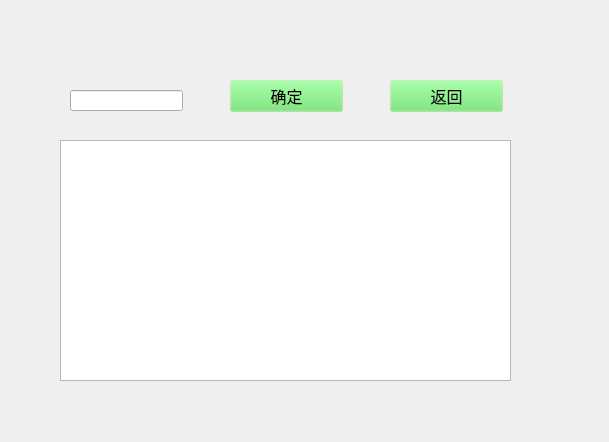
<?xml version="1.0" encoding="UTF-8"?>
<ui version="4.0">
 <class>Query</class>
 <widget class="QWidget" name="Query">
  <property name="geometry">
   <rect>
    <x>0</x>
    <y>0</y>
    <width>609</width>
    <height>442</height>
   </rect>
  </property>
  <property name="windowTitle">
   <string>Form</string>
  </property>
  <widget class="QTableView" name="tableView">
   <property name="geometry">
    <rect>
     <x>60</x>
     <y>140</y>
     <width>451</width>
     <height>241</height>
    </rect>
   </property>
   <property name="font">
    <font>
     <family>微软雅黑</family>
     <pointsize>12</pointsize>
    </font>
   </property>
  </widget>
  <widget class="QLineEdit" name="name">
   <property name="geometry">
    <rect>
     <x>70</x>
     <y>90</y>
     <width>113</width>
     <height>21</height>
    </rect>
   </property>
   <property name="font">
    <font>
     <family>微软雅黑</family>
     <pointsize>11</pointsize>
    </font>
   </property>
  </widget>
  <widget class="QPushButton" name="confirm">
   <property name="geometry">
    <rect>
     <x>230</x>
     <y>80</y>
     <width>113</width>
     <height>32</height>
    </rect>
   </property>
   <property name="font">
    <font>
     <family>微软雅黑</family>
     <pointsize>12</pointsize>
    </font>
   </property>
   <property name="styleSheet">
    <string notr="true"> QPushButton{
                background-color:rgba(100,225,100,30);//背景色（也可以设置图片）
  border-style:outset; //边框样式（inset/outset）
  border-width:4px;  //边框宽度像素
border-radius:10px;        //边框圆角半径像素
border-color:rgba(255,255,255,30);    //边框padding:6px;                //填衬
                }
                //鼠标按下样式
                QPushButton:pressed{
                background-color:rgba(100,255,100,200);
                border-color:rgba(255,255,255,30);
                border-style:inset;
                color:rgba(0,0,0,100);
                }
                //鼠标悬停样式
                QPushButton:hover{
                background-color:rgba(100,255,100,100);
                border-color:rgba(255,255,255,200);
                color:rgba(0,0,0,200);
                }</string>
   </property>
   <property name="text">
    <string>确定</string>
   </property>
  </widget>
  <widget class="QPushButton" name="return_2">
   <property name="geometry">
    <rect>
     <x>390</x>
     <y>80</y>
     <width>113</width>
     <height>32</height>
    </rect>
   </property>
   <property name="font">
    <font>
     <family>微软雅黑</family>
     <pointsize>12</pointsize>
    </font>
   </property>
   <property name="styleSheet">
    <string notr="true"> QPushButton{
                background-color:rgba(100,225,100,30);//背景色（也可以设置图片）
  border-style:outset; //边框样式（inset/outset）
  border-width:4px;  //边框宽度像素
border-radius:10px;        //边框圆角半径像素
border-color:rgba(255,255,255,30);    //边框padding:6px;                //填衬
                }
                //鼠标按下样式
                QPushButton:pressed{
                background-color:rgba(100,255,100,200);
                border-color:rgba(255,255,255,30);
                border-style:inset;
                color:rgba(0,0,0,100);
                }
                //鼠标悬停样式
                QPushButton:hover{
                background-color:rgba(100,255,100,100);
                border-color:rgba(255,255,255,200);
                color:rgba(0,0,0,200);
                }</string>
   </property>
   <property name="text">
    <string>返回</string>
   </property>
  </widget>
 </widget>
 <resources/>
 <connections/>
</ui>
